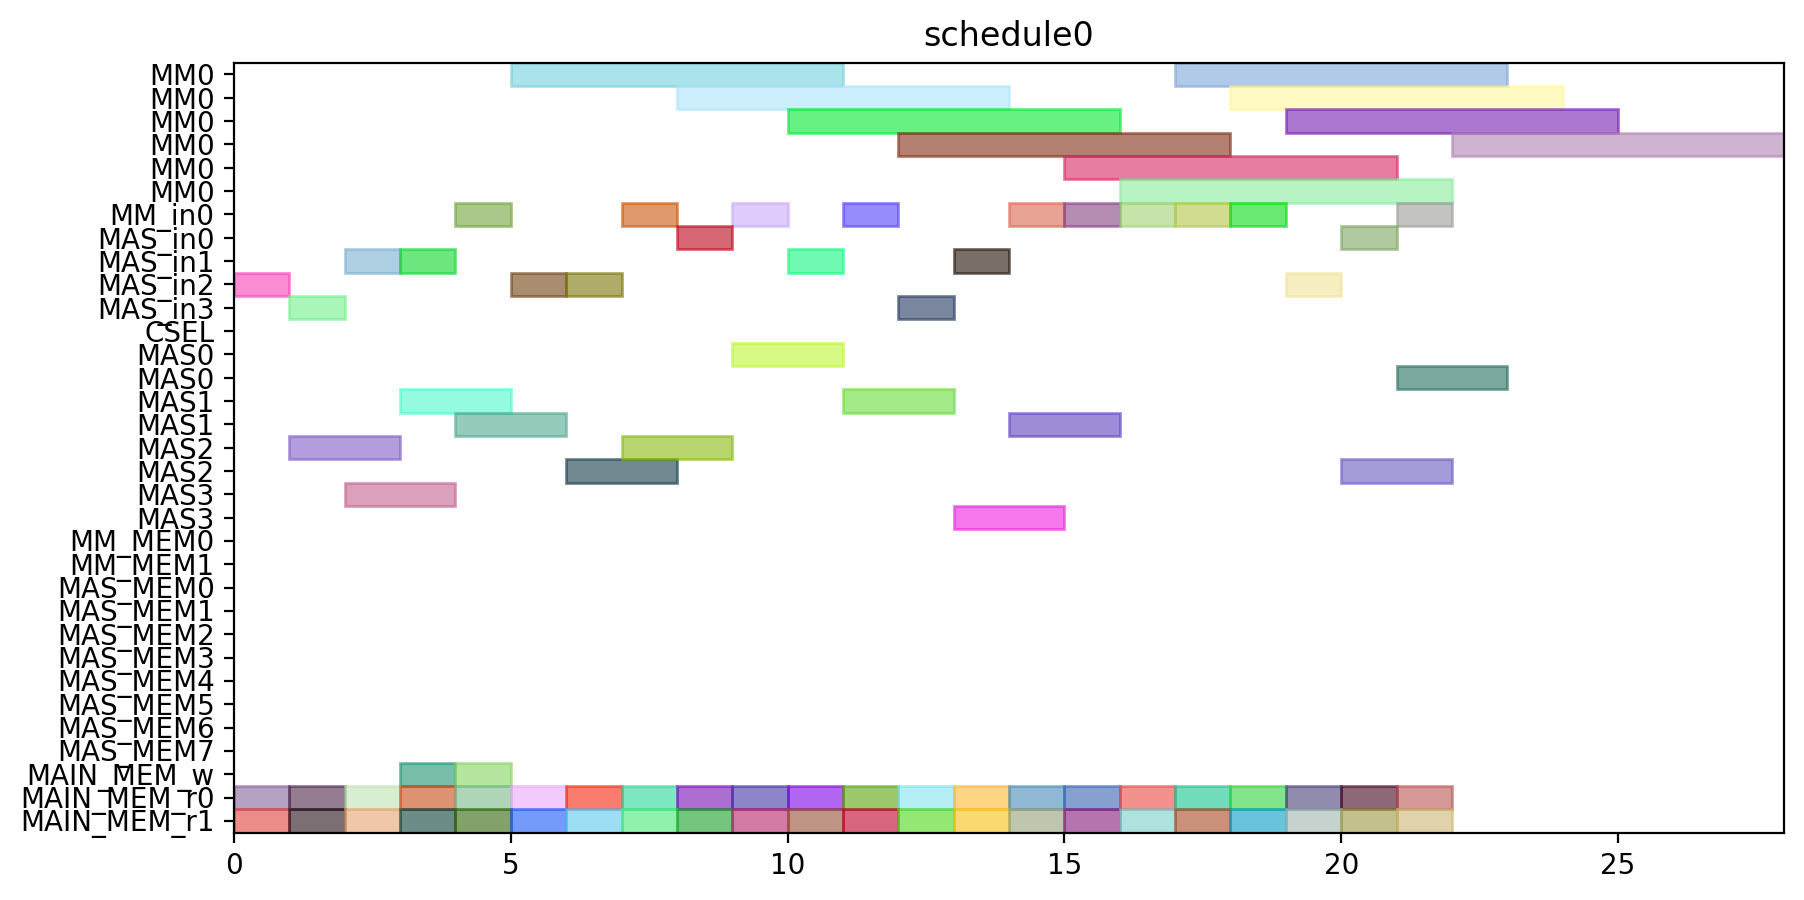

Source code (Python):
from pyschedule import Scenario, solvers, plotters, alt


def solve():
	horizon = 120
	S = Scenario("schedule0", horizon=horizon)

	# resource
	MM = S.Resources('MM', num=1, size=6)
	MM_in = S.Resources('MM_in', num=1)
	MAS_in = S.Resources('MAS_in', num=4)
	CSEL = S.Resource('CSEL')
	MAS = S.Resources('MAS', num=4, size=2, periods=range(1, horizon))
	MM_MEM = S.Resources('MM_MEM', num=2)
	MAS_MEM = S.Resources('MAS_MEM', num=8)
	MAIN_MEM_w = S.Resource('MAIN_MEM_w', size=1)
	MAIN_MEM_r = S.Resources('MAIN_MEM_r', num=2)

	# result of previous scheduling

	# new tasks
	c10_t0 = S.Task('c10_t0', length=6, delay_cost=1)
	c10_t0 += alt(MM)
	c10_t0_in = S.Task('c10_t0_in', length=1, delay_cost=1)
	c10_t0_in += alt(MM_in)
	S += c10_t0_in*MM_in[0]<=c10_t0*MM[0]
	c10_t0_mem0 = S.Task('c10_t0_mem0', length=1, delay_cost=1)
	c10_t0_mem0 += MAIN_MEM_r[0]
	S += c10_t0_mem0 <= c10_t0

	c10_t0_mem1 = S.Task('c10_t0_mem1', length=1, delay_cost=1)
	c10_t0_mem1 += MAIN_MEM_r[1]
	S += c10_t0_mem1 <= c10_t0

	c10_t1 = S.Task('c10_t1', length=6, delay_cost=1)
	c10_t1 += alt(MM)
	c10_t1_in = S.Task('c10_t1_in', length=1, delay_cost=1)
	c10_t1_in += alt(MM_in)
	S += c10_t1_in*MM_in[0]<=c10_t1*MM[0]
	c10_t1_mem0 = S.Task('c10_t1_mem0', length=1, delay_cost=1)
	c10_t1_mem0 += MAIN_MEM_r[0]
	S += c10_t1_mem0 <= c10_t1

	c10_t1_mem1 = S.Task('c10_t1_mem1', length=1, delay_cost=1)
	c10_t1_mem1 += MAIN_MEM_r[1]
	S += c10_t1_mem1 <= c10_t1

	c10_t2 = S.Task('c10_t2', length=2, delay_cost=1)
	c10_t2 += alt(MAS)
	c10_t2_in = S.Task('c10_t2_in', length=1, delay_cost=1)
	c10_t2_in += alt(MAS_in)
	S += c10_t2_in*MAS_in[0]<=c10_t2*MAS[0]

	S += c10_t2_in*MAS_in[1]<=c10_t2*MAS[1]

	S += c10_t2_in*MAS_in[2]<=c10_t2*MAS[2]

	S += c10_t2_in*MAS_in[3]<=c10_t2*MAS[3]

	c10_t2_mem0 = S.Task('c10_t2_mem0', length=1, delay_cost=1)
	c10_t2_mem0 += MAIN_MEM_r[0]
	S += c10_t2_mem0 <= c10_t2

	c10_t2_mem1 = S.Task('c10_t2_mem1', length=1, delay_cost=1)
	c10_t2_mem1 += MAIN_MEM_r[1]
	S += c10_t2_mem1 <= c10_t2

	c10_t3 = S.Task('c10_t3', length=2, delay_cost=1)
	c10_t3 += alt(MAS)
	c10_t3_in = S.Task('c10_t3_in', length=1, delay_cost=1)
	c10_t3_in += alt(MAS_in)
	S += c10_t3_in*MAS_in[0]<=c10_t3*MAS[0]

	S += c10_t3_in*MAS_in[1]<=c10_t3*MAS[1]

	S += c10_t3_in*MAS_in[2]<=c10_t3*MAS[2]

	S += c10_t3_in*MAS_in[3]<=c10_t3*MAS[3]

	c10_t3_mem0 = S.Task('c10_t3_mem0', length=1, delay_cost=1)
	c10_t3_mem0 += MAIN_MEM_r[0]
	S += c10_t3_mem0 <= c10_t3

	c10_t3_mem1 = S.Task('c10_t3_mem1', length=1, delay_cost=1)
	c10_t3_mem1 += MAIN_MEM_r[1]
	S += c10_t3_mem1 <= c10_t3

	c20_t0 = S.Task('c20_t0', length=6, delay_cost=1)
	c20_t0 += alt(MM)
	c20_t0_in = S.Task('c20_t0_in', length=1, delay_cost=1)
	c20_t0_in += alt(MM_in)
	S += c20_t0_in*MM_in[0]<=c20_t0*MM[0]
	c20_t0_mem0 = S.Task('c20_t0_mem0', length=1, delay_cost=1)
	c20_t0_mem0 += MAIN_MEM_r[0]
	S += c20_t0_mem0 <= c20_t0

	c20_t0_mem1 = S.Task('c20_t0_mem1', length=1, delay_cost=1)
	c20_t0_mem1 += MAIN_MEM_r[1]
	S += c20_t0_mem1 <= c20_t0

	c20_t1 = S.Task('c20_t1', length=6, delay_cost=1)
	c20_t1 += alt(MM)
	c20_t1_in = S.Task('c20_t1_in', length=1, delay_cost=1)
	c20_t1_in += alt(MM_in)
	S += c20_t1_in*MM_in[0]<=c20_t1*MM[0]
	c20_t1_mem0 = S.Task('c20_t1_mem0', length=1, delay_cost=1)
	c20_t1_mem0 += MAIN_MEM_r[0]
	S += c20_t1_mem0 <= c20_t1

	c20_t1_mem1 = S.Task('c20_t1_mem1', length=1, delay_cost=1)
	c20_t1_mem1 += MAIN_MEM_r[1]
	S += c20_t1_mem1 <= c20_t1

	c20_t2 = S.Task('c20_t2', length=2, delay_cost=1)
	c20_t2 += alt(MAS)
	c20_t2_in = S.Task('c20_t2_in', length=1, delay_cost=1)
	c20_t2_in += alt(MAS_in)
	S += c20_t2_in*MAS_in[0]<=c20_t2*MAS[0]

	S += c20_t2_in*MAS_in[1]<=c20_t2*MAS[1]

	S += c20_t2_in*MAS_in[2]<=c20_t2*MAS[2]

	S += c20_t2_in*MAS_in[3]<=c20_t2*MAS[3]

	c20_t2_mem0 = S.Task('c20_t2_mem0', length=1, delay_cost=1)
	c20_t2_mem0 += MAIN_MEM_r[0]
	S += c20_t2_mem0 <= c20_t2

	c20_t2_mem1 = S.Task('c20_t2_mem1', length=1, delay_cost=1)
	c20_t2_mem1 += MAIN_MEM_r[1]
	S += c20_t2_mem1 <= c20_t2

	c20_t3 = S.Task('c20_t3', length=2, delay_cost=1)
	c20_t3 += alt(MAS)
	c20_t3_in = S.Task('c20_t3_in', length=1, delay_cost=1)
	c20_t3_in += alt(MAS_in)
	S += c20_t3_in*MAS_in[0]<=c20_t3*MAS[0]

	S += c20_t3_in*MAS_in[1]<=c20_t3*MAS[1]

	S += c20_t3_in*MAS_in[2]<=c20_t3*MAS[2]

	S += c20_t3_in*MAS_in[3]<=c20_t3*MAS[3]

	c20_t3_mem0 = S.Task('c20_t3_mem0', length=1, delay_cost=1)
	c20_t3_mem0 += MAIN_MEM_r[0]
	S += c20_t3_mem0 <= c20_t3

	c20_t3_mem1 = S.Task('c20_t3_mem1', length=1, delay_cost=1)
	c20_t3_mem1 += MAIN_MEM_r[1]
	S += c20_t3_mem1 <= c20_t3

	c01_t0 = S.Task('c01_t0', length=6, delay_cost=1)
	c01_t0 += alt(MM)
	c01_t0_in = S.Task('c01_t0_in', length=1, delay_cost=1)
	c01_t0_in += alt(MM_in)
	S += c01_t0_in*MM_in[0]<=c01_t0*MM[0]
	c01_t0_mem0 = S.Task('c01_t0_mem0', length=1, delay_cost=1)
	c01_t0_mem0 += MAIN_MEM_r[0]
	S += c01_t0_mem0 <= c01_t0

	c01_t0_mem1 = S.Task('c01_t0_mem1', length=1, delay_cost=1)
	c01_t0_mem1 += MAIN_MEM_r[1]
	S += c01_t0_mem1 <= c01_t0

	c01_t1 = S.Task('c01_t1', length=6, delay_cost=1)
	c01_t1 += alt(MM)
	c01_t1_in = S.Task('c01_t1_in', length=1, delay_cost=1)
	c01_t1_in += alt(MM_in)
	S += c01_t1_in*MM_in[0]<=c01_t1*MM[0]
	c01_t1_mem0 = S.Task('c01_t1_mem0', length=1, delay_cost=1)
	c01_t1_mem0 += MAIN_MEM_r[0]
	S += c01_t1_mem0 <= c01_t1

	c01_t1_mem1 = S.Task('c01_t1_mem1', length=1, delay_cost=1)
	c01_t1_mem1 += MAIN_MEM_r[1]
	S += c01_t1_mem1 <= c01_t1

	c01_t2 = S.Task('c01_t2', length=2, delay_cost=1)
	c01_t2 += alt(MAS)
	c01_t2_in = S.Task('c01_t2_in', length=1, delay_cost=1)
	c01_t2_in += alt(MAS_in)
	S += c01_t2_in*MAS_in[0]<=c01_t2*MAS[0]

	S += c01_t2_in*MAS_in[1]<=c01_t2*MAS[1]

	S += c01_t2_in*MAS_in[2]<=c01_t2*MAS[2]

	S += c01_t2_in*MAS_in[3]<=c01_t2*MAS[3]

	c01_t2_mem0 = S.Task('c01_t2_mem0', length=1, delay_cost=1)
	c01_t2_mem0 += MAIN_MEM_r[0]
	S += c01_t2_mem0 <= c01_t2

	c01_t2_mem1 = S.Task('c01_t2_mem1', length=1, delay_cost=1)
	c01_t2_mem1 += MAIN_MEM_r[1]
	S += c01_t2_mem1 <= c01_t2

	c01_t3 = S.Task('c01_t3', length=2, delay_cost=1)
	c01_t3 += alt(MAS)
	c01_t3_in = S.Task('c01_t3_in', length=1, delay_cost=1)
	c01_t3_in += alt(MAS_in)
	S += c01_t3_in*MAS_in[0]<=c01_t3*MAS[0]

	S += c01_t3_in*MAS_in[1]<=c01_t3*MAS[1]

	S += c01_t3_in*MAS_in[2]<=c01_t3*MAS[2]

	S += c01_t3_in*MAS_in[3]<=c01_t3*MAS[3]

	c01_t3_mem0 = S.Task('c01_t3_mem0', length=1, delay_cost=1)
	c01_t3_mem0 += MAIN_MEM_r[0]
	S += c01_t3_mem0 <= c01_t3

	c01_t3_mem1 = S.Task('c01_t3_mem1', length=1, delay_cost=1)
	c01_t3_mem1 += MAIN_MEM_r[1]
	S += c01_t3_mem1 <= c01_t3

	c11_t0 = S.Task('c11_t0', length=6, delay_cost=1)
	c11_t0 += alt(MM)
	c11_t0_in = S.Task('c11_t0_in', length=1, delay_cost=1)
	c11_t0_in += alt(MM_in)
	S += c11_t0_in*MM_in[0]<=c11_t0*MM[0]
	c11_t0_mem0 = S.Task('c11_t0_mem0', length=1, delay_cost=1)
	c11_t0_mem0 += MAIN_MEM_r[0]
	S += c11_t0_mem0 <= c11_t0

	c11_t0_mem1 = S.Task('c11_t0_mem1', length=1, delay_cost=1)
	c11_t0_mem1 += MAIN_MEM_r[1]
	S += c11_t0_mem1 <= c11_t0

	c11_t1 = S.Task('c11_t1', length=6, delay_cost=1)
	c11_t1 += alt(MM)
	c11_t1_in = S.Task('c11_t1_in', length=1, delay_cost=1)
	c11_t1_in += alt(MM_in)
	S += c11_t1_in*MM_in[0]<=c11_t1*MM[0]
	c11_t1_mem0 = S.Task('c11_t1_mem0', length=1, delay_cost=1)
	c11_t1_mem0 += MAIN_MEM_r[0]
	S += c11_t1_mem0 <= c11_t1

	c11_t1_mem1 = S.Task('c11_t1_mem1', length=1, delay_cost=1)
	c11_t1_mem1 += MAIN_MEM_r[1]
	S += c11_t1_mem1 <= c11_t1

	c11_t2 = S.Task('c11_t2', length=2, delay_cost=1)
	c11_t2 += alt(MAS)
	c11_t2_in = S.Task('c11_t2_in', length=1, delay_cost=1)
	c11_t2_in += alt(MAS_in)
	S += c11_t2_in*MAS_in[0]<=c11_t2*MAS[0]

	S += c11_t2_in*MAS_in[1]<=c11_t2*MAS[1]

	S += c11_t2_in*MAS_in[2]<=c11_t2*MAS[2]

	S += c11_t2_in*MAS_in[3]<=c11_t2*MAS[3]

	c11_t2_mem0 = S.Task('c11_t2_mem0', length=1, delay_cost=1)
	c11_t2_mem0 += MAIN_MEM_r[0]
	S += c11_t2_mem0 <= c11_t2

	c11_t2_mem1 = S.Task('c11_t2_mem1', length=1, delay_cost=1)
	c11_t2_mem1 += MAIN_MEM_r[1]
	S += c11_t2_mem1 <= c11_t2

	c11_t3 = S.Task('c11_t3', length=2, delay_cost=1)
	c11_t3 += alt(MAS)
	c11_t3_in = S.Task('c11_t3_in', length=1, delay_cost=1)
	c11_t3_in += alt(MAS_in)
	S += c11_t3_in*MAS_in[0]<=c11_t3*MAS[0]

	S += c11_t3_in*MAS_in[1]<=c11_t3*MAS[1]

	S += c11_t3_in*MAS_in[2]<=c11_t3*MAS[2]

	S += c11_t3_in*MAS_in[3]<=c11_t3*MAS[3]

	c11_t3_mem0 = S.Task('c11_t3_mem0', length=1, delay_cost=1)
	c11_t3_mem0 += MAIN_MEM_r[0]
	S += c11_t3_mem0 <= c11_t3

	c11_t3_mem1 = S.Task('c11_t3_mem1', length=1, delay_cost=1)
	c11_t3_mem1 += MAIN_MEM_r[1]
	S += c11_t3_mem1 <= c11_t3

	c21_t0 = S.Task('c21_t0', length=6, delay_cost=1)
	c21_t0 += alt(MM)
	c21_t0_in = S.Task('c21_t0_in', length=1, delay_cost=1)
	c21_t0_in += alt(MM_in)
	S += c21_t0_in*MM_in[0]<=c21_t0*MM[0]
	c21_t0_mem0 = S.Task('c21_t0_mem0', length=1, delay_cost=1)
	c21_t0_mem0 += MAIN_MEM_r[0]
	S += c21_t0_mem0 <= c21_t0

	c21_t0_mem1 = S.Task('c21_t0_mem1', length=1, delay_cost=1)
	c21_t0_mem1 += MAIN_MEM_r[1]
	S += c21_t0_mem1 <= c21_t0

	c21_t1 = S.Task('c21_t1', length=6, delay_cost=1)
	c21_t1 += alt(MM)
	c21_t1_in = S.Task('c21_t1_in', length=1, delay_cost=1)
	c21_t1_in += alt(MM_in)
	S += c21_t1_in*MM_in[0]<=c21_t1*MM[0]
	c21_t1_mem0 = S.Task('c21_t1_mem0', length=1, delay_cost=1)
	c21_t1_mem0 += MAIN_MEM_r[0]
	S += c21_t1_mem0 <= c21_t1

	c21_t1_mem1 = S.Task('c21_t1_mem1', length=1, delay_cost=1)
	c21_t1_mem1 += MAIN_MEM_r[1]
	S += c21_t1_mem1 <= c21_t1

	c21_t2 = S.Task('c21_t2', length=2, delay_cost=1)
	c21_t2 += alt(MAS)
	c21_t2_in = S.Task('c21_t2_in', length=1, delay_cost=1)
	c21_t2_in += alt(MAS_in)
	S += c21_t2_in*MAS_in[0]<=c21_t2*MAS[0]

	S += c21_t2_in*MAS_in[1]<=c21_t2*MAS[1]

	S += c21_t2_in*MAS_in[2]<=c21_t2*MAS[2]

	S += c21_t2_in*MAS_in[3]<=c21_t2*MAS[3]

	c21_t2_mem0 = S.Task('c21_t2_mem0', length=1, delay_cost=1)
	c21_t2_mem0 += MAIN_MEM_r[0]
	S += c21_t2_mem0 <= c21_t2

	c21_t2_mem1 = S.Task('c21_t2_mem1', length=1, delay_cost=1)
	c21_t2_mem1 += MAIN_MEM_r[1]
	S += c21_t2_mem1 <= c21_t2

	c21_t3 = S.Task('c21_t3', length=2, delay_cost=1)
	c21_t3 += alt(MAS)
	c21_t3_in = S.Task('c21_t3_in', length=1, delay_cost=1)
	c21_t3_in += alt(MAS_in)
	S += c21_t3_in*MAS_in[0]<=c21_t3*MAS[0]

	S += c21_t3_in*MAS_in[1]<=c21_t3*MAS[1]

	S += c21_t3_in*MAS_in[2]<=c21_t3*MAS[2]

	S += c21_t3_in*MAS_in[3]<=c21_t3*MAS[3]

	c21_t3_mem0 = S.Task('c21_t3_mem0', length=1, delay_cost=1)
	c21_t3_mem0 += MAIN_MEM_r[0]
	S += c21_t3_mem0 <= c21_t3

	c21_t3_mem1 = S.Task('c21_t3_mem1', length=1, delay_cost=1)
	c21_t3_mem1 += MAIN_MEM_r[1]
	S += c21_t3_mem1 <= c21_t3

	c000 = S.Task('c000', length=2, delay_cost=1)
	c000 += alt(MAS)
	c000_in = S.Task('c000_in', length=1, delay_cost=1)
	c000_in += alt(MAS_in)
	S += c000_in*MAS_in[0]<=c000*MAS[0]

	S += c000_in*MAS_in[1]<=c000*MAS[1]

	S += c000_in*MAS_in[2]<=c000*MAS[2]

	S += c000_in*MAS_in[3]<=c000*MAS[3]

	S += 0<c000

	c000_w = S.Task('c000_w', length=1, delay_cost=1)
	c000_w += alt(MAIN_MEM_w)
	S += c000 <= c000_w

	c000_mem0 = S.Task('c000_mem0', length=1, delay_cost=1)
	c000_mem0 += MAIN_MEM_r[0]
	S += c000_mem0 <= c000

	c000_mem1 = S.Task('c000_mem1', length=1, delay_cost=1)
	c000_mem1 += MAIN_MEM_r[1]
	S += c000_mem1 <= c000

	c001 = S.Task('c001', length=2, delay_cost=1)
	c001 += alt(MAS)
	c001_in = S.Task('c001_in', length=1, delay_cost=1)
	c001_in += alt(MAS_in)
	S += c001_in*MAS_in[0]<=c001*MAS[0]

	S += c001_in*MAS_in[1]<=c001*MAS[1]

	S += c001_in*MAS_in[2]<=c001*MAS[2]

	S += c001_in*MAS_in[3]<=c001*MAS[3]

	S += 0<c001

	c001_w = S.Task('c001_w', length=1, delay_cost=1)
	c001_w += alt(MAIN_MEM_w)
	S += c001 <= c001_w

	c001_mem0 = S.Task('c001_mem0', length=1, delay_cost=1)
	c001_mem0 += MAIN_MEM_r[0]
	S += c001_mem0 <= c001

	c001_mem1 = S.Task('c001_mem1', length=1, delay_cost=1)
	c001_mem1 += MAIN_MEM_r[1]
	S += c001_mem1 <= c001

	solvers.mip.solve(S,msg=1,kind='CPLEX',ratio_gap=1.01)

	solution = [['hoge']*len(S.solution()[1]) for i in range(len(S.solution()))]
	for i in range(len(S.solution())):
		for j in range(len(S.solution()[i])):
			solution[i][j]=str(S.solution()[i][j])
	print(solution)

	cycles = int(solution[-1][3])

	pic_file_name = "/home/mfukuda/ABE/multiRAM_multiMAS_16mux/scheduling_result/stage6MM1_stage2MAS4/FROB/schedule0.png"
	if(S.solution() != []):
		plotters.matplotlib.plot(S,img_filename=pic_file_name, show_task_labels=False, fig_size=(cycles*0.25+3, 5))

	return solution
